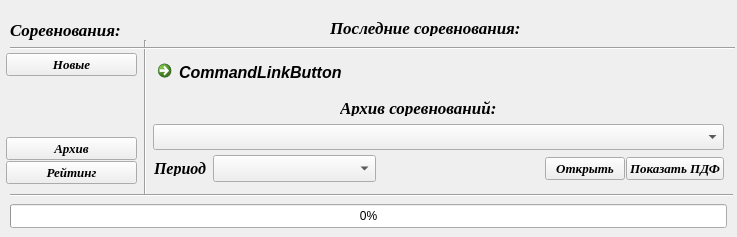
<?xml version="1.0" encoding="UTF-8"?>
<ui version="4.0">
 <class>Form</class>
 <widget class="QWidget" name="Form">
  <property name="geometry">
   <rect>
    <x>0</x>
    <y>0</y>
    <width>737</width>
    <height>237</height>
   </rect>
  </property>
  <property name="windowTitle">
   <string>Form</string>
  </property>
  <property name="autoFillBackground">
   <bool>false</bool>
  </property>
  <widget class="QCommandLinkButton" name="LinkButton">
   <property name="geometry">
    <rect>
     <x>150</x>
     <y>53</y>
     <width>571</width>
     <height>31</height>
    </rect>
   </property>
   <property name="font">
    <font>
     <family>Segoe UI</family>
     <pointsize>12</pointsize>
     <italic>true</italic>
     <strikeout>false</strikeout>
    </font>
   </property>
   <property name="text">
    <string>CommandLinkButton</string>
   </property>
  </widget>
  <widget class="QComboBox" name="comboBox">
   <property name="geometry">
    <rect>
     <x>153</x>
     <y>124</y>
     <width>571</width>
     <height>26</height>
    </rect>
   </property>
   <property name="font">
    <font>
     <family>Times New Roman</family>
     <pointsize>12</pointsize>
     <italic>true</italic>
    </font>
   </property>
   <property name="insertPolicy">
    <enum>QComboBox::InsertAtBottom</enum>
   </property>
   <property name="sizeAdjustPolicy">
    <enum>QComboBox::AdjustToMinimumContentsLengthWithIcon</enum>
   </property>
   <property name="iconSize">
    <size>
     <width>20</width>
     <height>20</height>
    </size>
   </property>
   <property name="modelColumn">
    <number>0</number>
   </property>
  </widget>
  <widget class="QLabel" name="label">
   <property name="geometry">
    <rect>
     <x>330</x>
     <y>20</y>
     <width>321</width>
     <height>16</height>
    </rect>
   </property>
   <property name="font">
    <font>
     <family>Times New Roman</family>
     <pointsize>13</pointsize>
     <weight>75</weight>
     <italic>true</italic>
     <bold>true</bold>
    </font>
   </property>
   <property name="text">
    <string>Последние соревнования:</string>
   </property>
  </widget>
  <widget class="QLabel" name="label_2">
   <property name="geometry">
    <rect>
     <x>340</x>
     <y>100</y>
     <width>291</width>
     <height>16</height>
    </rect>
   </property>
   <property name="font">
    <font>
     <family>Times New Roman</family>
     <pointsize>13</pointsize>
     <weight>75</weight>
     <italic>true</italic>
     <bold>true</bold>
    </font>
   </property>
   <property name="text">
    <string>Архив соревнований:</string>
   </property>
  </widget>
  <widget class="QLabel" name="label_3">
   <property name="geometry">
    <rect>
     <x>10</x>
     <y>20</y>
     <width>131</width>
     <height>20</height>
    </rect>
   </property>
   <property name="font">
    <font>
     <family>Times New Roman</family>
     <pointsize>13</pointsize>
     <weight>75</weight>
     <italic>true</italic>
     <bold>true</bold>
    </font>
   </property>
   <property name="text">
    <string>Соревнования:</string>
   </property>
  </widget>
  <widget class="Line" name="line">
   <property name="geometry">
    <rect>
     <x>137</x>
     <y>40</y>
     <width>16</width>
     <height>155</height>
    </rect>
   </property>
   <property name="orientation">
    <enum>Qt::Vertical</enum>
   </property>
  </widget>
  <widget class="Line" name="line_2">
   <property name="geometry">
    <rect>
     <x>10</x>
     <y>40</y>
     <width>725</width>
     <height>16</height>
    </rect>
   </property>
   <property name="orientation">
    <enum>Qt::Horizontal</enum>
   </property>
  </widget>
  <widget class="Line" name="line_3">
   <property name="geometry">
    <rect>
     <x>10</x>
     <y>187</y>
     <width>723</width>
     <height>16</height>
    </rect>
   </property>
   <property name="orientation">
    <enum>Qt::Horizontal</enum>
   </property>
  </widget>
  <widget class="QProgressBar" name="progressBar">
   <property name="geometry">
    <rect>
     <x>10</x>
     <y>204</y>
     <width>717</width>
     <height>24</height>
    </rect>
   </property>
   <property name="value">
    <number>0</number>
   </property>
  </widget>
  <widget class="QWidget" name="layoutWidget">
   <property name="geometry">
    <rect>
     <x>6</x>
     <y>53</y>
     <width>131</width>
     <height>131</height>
    </rect>
   </property>
   <layout class="QVBoxLayout" name="verticalLayout">
    <property name="spacing">
     <number>1</number>
    </property>
    <item>
     <widget class="QPushButton" name="Button_new">
      <property name="font">
       <font>
        <family>Times New Roman</family>
        <pointsize>10</pointsize>
        <weight>75</weight>
        <italic>true</italic>
        <bold>true</bold>
       </font>
      </property>
      <property name="text">
       <string>Новые</string>
      </property>
     </widget>
    </item>
    <item>
     <spacer name="verticalSpacer">
      <property name="orientation">
       <enum>Qt::Vertical</enum>
      </property>
      <property name="sizeHint" stdset="0">
       <size>
        <width>20</width>
        <height>40</height>
       </size>
      </property>
     </spacer>
    </item>
    <item>
     <widget class="QPushButton" name="Button_old">
      <property name="font">
       <font>
        <family>Times New Roman</family>
        <pointsize>10</pointsize>
        <weight>75</weight>
        <italic>true</italic>
        <bold>true</bold>
       </font>
      </property>
      <property name="text">
       <string>Архив</string>
      </property>
     </widget>
    </item>
    <item>
     <widget class="QPushButton" name="Button_R">
      <property name="font">
       <font>
        <family>Times New Roman</family>
        <pointsize>10</pointsize>
        <weight>75</weight>
        <italic>true</italic>
        <bold>true</bold>
       </font>
      </property>
      <property name="text">
       <string>Рейтинг</string>
      </property>
     </widget>
    </item>
   </layout>
  </widget>
  <widget class="QLabel" name="label_4">
   <property name="geometry">
    <rect>
     <x>154</x>
     <y>160</y>
     <width>71</width>
     <height>16</height>
    </rect>
   </property>
   <property name="sizePolicy">
    <sizepolicy hsizetype="MinimumExpanding" vsizetype="Preferred">
     <horstretch>0</horstretch>
     <verstretch>0</verstretch>
    </sizepolicy>
   </property>
   <property name="font">
    <font>
     <family>Times New Roman</family>
     <pointsize>12</pointsize>
     <weight>75</weight>
     <italic>true</italic>
     <bold>true</bold>
    </font>
   </property>
   <property name="text">
    <string>Период</string>
   </property>
  </widget>
  <widget class="QWidget" name="layoutWidget">
   <property name="geometry">
    <rect>
     <x>213</x>
     <y>150</y>
     <width>511</width>
     <height>38</height>
    </rect>
   </property>
   <layout class="QHBoxLayout" name="horizontalLayout_2">
    <item>
     <widget class="QComboBox" name="comboBox_arhive_year">
      <property name="sizePolicy">
       <sizepolicy hsizetype="Expanding" vsizetype="Fixed">
        <horstretch>0</horstretch>
        <verstretch>0</verstretch>
       </sizepolicy>
      </property>
      <property name="font">
       <font>
        <family>Times New Roman</family>
        <pointsize>12</pointsize>
       </font>
      </property>
     </widget>
    </item>
    <item>
     <spacer name="horizontalSpacer">
      <property name="orientation">
       <enum>Qt::Horizontal</enum>
      </property>
      <property name="sizeHint" stdset="0">
       <size>
        <width>40</width>
        <height>20</height>
       </size>
      </property>
     </spacer>
    </item>
    <item>
     <layout class="QHBoxLayout" name="horizontalLayout">
      <property name="spacing">
       <number>1</number>
      </property>
      <item>
       <widget class="QPushButton" name="Button_open">
        <property name="font">
         <font>
          <family>Times New Roman</family>
          <pointsize>10</pointsize>
          <weight>75</weight>
          <italic>true</italic>
          <bold>true</bold>
         </font>
        </property>
        <property name="text">
         <string>Открыть</string>
        </property>
       </widget>
      </item>
      <item>
       <widget class="QPushButton" name="Button_view_pdf">
        <property name="font">
         <font>
          <family>Times New Roman</family>
          <pointsize>10</pointsize>
          <weight>75</weight>
          <italic>true</italic>
          <bold>true</bold>
         </font>
        </property>
        <property name="text">
         <string>Показать ПДФ</string>
        </property>
       </widget>
      </item>
     </layout>
    </item>
   </layout>
  </widget>
 </widget>
 <resources/>
 <connections/>
</ui>
